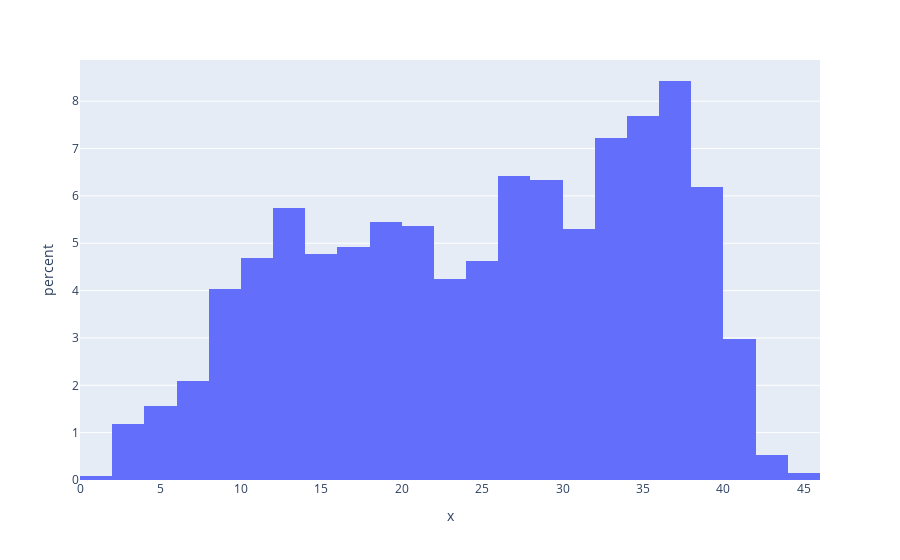

This figure's notebook cell:
### Markdown cell above
# Minutes Distribution

### Code cell
fig = px.histogram(x=playoffs_df['MIN'],histnorm ='percent')
fig.show()

### Figure 1 — Plotly figure (JSON) as saved in the notebook; plotly's stock layout.template omitted (floating-point values rounded to 4 significant figures; data arrays with more than 128 entries replaced by an {"elided": "..."} marker saying what was removed)
{"data": [{"alignmentgroup": "True", "bingroup": "x", "histnorm": "percent", "hovertemplate": "x=%{x}<br>percent=%{y}<extra></extra>", "legendgroup": "", "marker": {"color": "#636efa", "pattern": {"shape": ""}}, "name": "", "offsetgroup": "", "orientation": "v", "showlegend": false, "type": "histogram", "x": {"elided": "1341 float values"}, "xaxis": "x", "yaxis": "y"}], "layout": {"autosize": true, "barmode": "relative", "legend": {"tracegroupgap": 0}, "margin": {"t": 60}, "xaxis": {"anchor": "y", "autorange": true, "domain": [0, 1], "range": [0, 46], "title": {"text": "x"}, "type": "linear"}, "yaxis": {"anchor": "x", "autorange": true, "domain": [0, 1], "range": [0, 8.87], "title": {"text": "percent"}}}}
